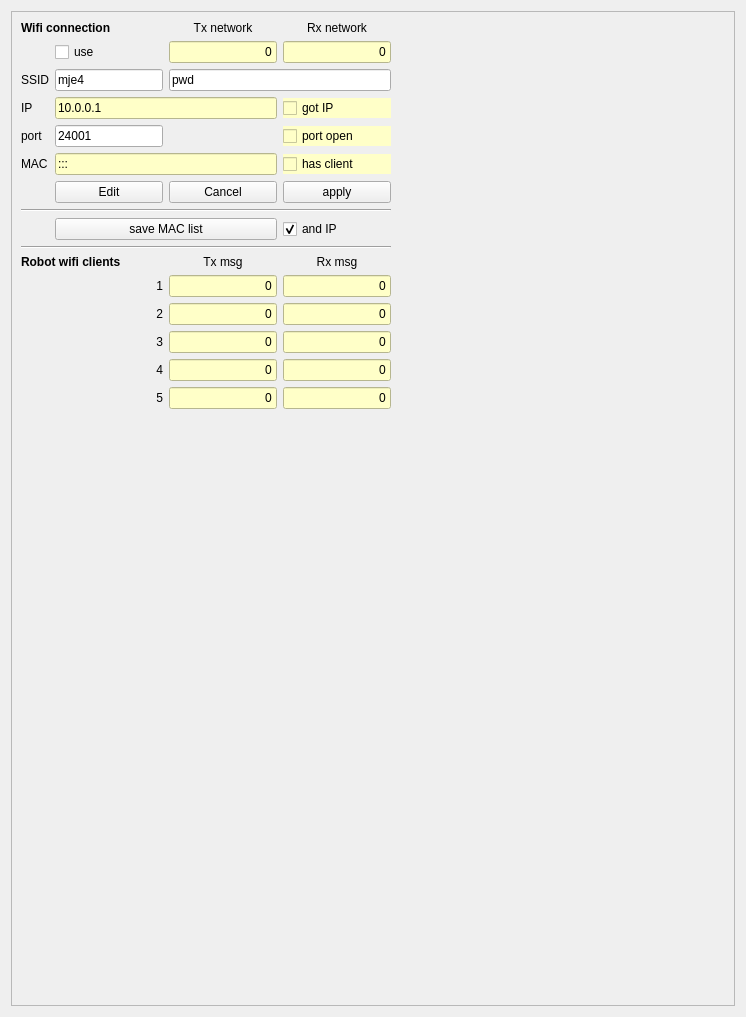
       <widget class="QWidget" name="tab_wifi">
        <attribute name="title">
         <string>Wifi</string>
        </attribute>
        <layout class="QVBoxLayout" name="verticalLayout_14">
         <item>
          <widget class="QFrame" name="frame_43">
           <property name="styleSheet">
            <string notr="true"/>
           </property>
           <property name="frameShape">
            <enum>QFrame::StyledPanel</enum>
           </property>
           <property name="frameShadow">
            <enum>QFrame::Raised</enum>
           </property>
           <layout class="QGridLayout" name="gridLayout_56">
            <item row="12" column="2">
             <widget class="QLabel" name="label_304">
              <property name="text">
               <string>Tx msg</string>
              </property>
              <property name="alignment">
               <set>Qt::AlignCenter</set>
              </property>
             </widget>
            </item>
            <item row="7" column="2">
             <widget class="QPushButton" name="wifi_cancel">
              <property name="toolTip">
               <string>&lt;html&gt;&lt;head/&gt;&lt;body&gt;&lt;p&gt;Revert to data from robot&lt;/p&gt;&lt;/body&gt;&lt;/html&gt;</string>
              </property>
              <property name="text">
               <string>Cancel</string>
              </property>
             </widget>
            </item>
            <item row="3" column="1" colspan="2">
             <widget class="QLineEdit" name="wifi_ip">
              <property name="toolTip">
               <string>&lt;html&gt;&lt;head/&gt;&lt;body&gt;&lt;p&gt;IP got from access point (read only)&lt;/p&gt;&lt;/body&gt;&lt;/html&gt;</string>
              </property>
              <property name="styleSheet">
               <string notr="true">background-color: rgb(255, 255, 200);</string>
              </property>
              <property name="text">
               <string>10.0.0.1</string>
              </property>
             </widget>
            </item>
            <item row="2" column="1">
             <widget class="QLineEdit" name="wifi_ssid">
              <property name="toolTip">
               <string>&lt;html&gt;&lt;head/&gt;&lt;body&gt;&lt;p&gt;wifi acces point to connect to (press &amp;quot;edit&amp;quot; before editing)&lt;/p&gt;&lt;p&gt;At DTU this should be &amp;quot;device&amp;quot;&lt;/p&gt;&lt;/body&gt;&lt;/html&gt;</string>
              </property>
              <property name="text">
               <string>mje4</string>
              </property>
             </widget>
            </item>
            <item row="17" column="2">
             <widget class="QLineEdit" name="wifi_client_4">
              <property name="styleSheet">
               <string notr="true">background-color: rgb(255, 255, 200);</string>
              </property>
              <property name="text">
               <string>0</string>
              </property>
              <property name="alignment">
               <set>Qt::AlignRight|Qt::AlignTrailing|Qt::AlignVCenter</set>
              </property>
              <property name="readOnly">
               <bool>true</bool>
              </property>
             </widget>
            </item>
            <item row="13" column="3">
             <widget class="QLineEdit" name="wifi_client_1_rx">
              <property name="autoFillBackground">
               <bool>false</bool>
              </property>
              <property name="styleSheet">
               <string notr="true">background-color: rgb(255, 255, 200);</string>
              </property>
              <property name="text">
               <string>0</string>
              </property>
              <property name="alignment">
               <set>Qt::AlignRight|Qt::AlignTrailing|Qt::AlignVCenter</set>
              </property>
              <property name="readOnly">
               <bool>true</bool>
              </property>
             </widget>
            </item>
            <item row="15" column="3">
             <widget class="QLineEdit" name="wifi_client_3_rx">
              <property name="styleSheet">
               <string notr="true">background-color: rgb(255, 255, 200);</string>
              </property>
              <property name="text">
               <string>0</string>
              </property>
              <property name="alignment">
               <set>Qt::AlignRight|Qt::AlignTrailing|Qt::AlignVCenter</set>
              </property>
              <property name="readOnly">
               <bool>true</bool>
              </property>
             </widget>
            </item>
            <item row="1" column="2">
             <widget class="QLineEdit" name="wifi_connection_tx">
              <property name="toolTip">
               <string>&lt;html&gt;&lt;head/&gt;&lt;body&gt;&lt;p&gt;This is message count by this client - on any interface.&lt;/p&gt;&lt;/body&gt;&lt;/html&gt;</string>
              </property>
              <property name="autoFillBackground">
               <bool>false</bool>
              </property>
              <property name="styleSheet">
               <string notr="true">background-color: rgb(255, 255, 200);</string>
              </property>
              <property name="text">
               <string>0</string>
              </property>
              <property name="alignment">
               <set>Qt::AlignRight|Qt::AlignTrailing|Qt::AlignVCenter</set>
              </property>
              <property name="readOnly">
               <bool>true</bool>
              </property>
             </widget>
            </item>
            <item row="14" column="2">
             <widget class="QLineEdit" name="wifi_client_2">
              <property name="styleSheet">
               <string notr="true">background-color: rgb(255, 255, 200);</string>
              </property>
              <property name="text">
               <string>0</string>
              </property>
              <property name="alignment">
               <set>Qt::AlignRight|Qt::AlignTrailing|Qt::AlignVCenter</set>
              </property>
              <property name="readOnly">
               <bool>true</bool>
              </property>
             </widget>
            </item>
            <item row="4" column="1">
             <widget class="QLineEdit" name="wifi_port">
              <property name="toolTip">
               <string>&lt;html&gt;&lt;head/&gt;&lt;body&gt;&lt;p&gt;Port number for client connections&lt;/p&gt;&lt;p&gt;This should normally not be changed (24001 is default value)&lt;/p&gt;&lt;/body&gt;&lt;/html&gt;</string>
              </property>
              <property name="text">
               <string>24001</string>
              </property>
             </widget>
            </item>
            <item row="6" column="3">
             <widget class="QCheckBox" name="wifi_sendAlive">
              <property name="enabled">
               <bool>true</bool>
              </property>
              <property name="toolTip">
               <string>&lt;html&gt;&lt;head/&gt;&lt;body&gt;&lt;p&gt;When using wifi connection, then this will be checked when messages are received from robot, i.e. there is an active client.&lt;/p&gt;&lt;/body&gt;&lt;/html&gt;</string>
              </property>
              <property name="styleSheet">
               <string notr="true">background-color: rgb(255, 255, 200);</string>
              </property>
              <property name="text">
               <string>has client</string>
              </property>
              <property name="checkable">
               <bool>true</bool>
              </property>
             </widget>
            </item>
            <item row="14" column="3">
             <widget class="QLineEdit" name="wifi_client_2_rx">
              <property name="styleSheet">
               <string notr="true">background-color: rgb(255, 255, 200);</string>
              </property>
              <property name="text">
               <string>0</string>
              </property>
              <property name="alignment">
               <set>Qt::AlignRight|Qt::AlignTrailing|Qt::AlignVCenter</set>
              </property>
              <property name="readOnly">
               <bool>true</bool>
              </property>
             </widget>
            </item>
            <item row="17" column="1">
             <widget class="QLabel" name="label_299">
              <property name="text">
               <string>4</string>
              </property>
              <property name="alignment">
               <set>Qt::AlignRight|Qt::AlignTrailing|Qt::AlignVCenter</set>
              </property>
             </widget>
            </item>
            <item row="6" column="1" colspan="2">
             <widget class="QLineEdit" name="wifi_mac">
              <property name="styleSheet">
               <string notr="true">background-color: rgb(255, 255, 200);</string>
              </property>
              <property name="text">
               <string>:::</string>
              </property>
              <property name="readOnly">
               <bool>true</bool>
              </property>
             </widget>
            </item>
            <item row="12" column="3">
             <widget class="QLabel" name="label_295">
              <property name="text">
               <string>Rx msg</string>
              </property>
              <property name="alignment">
               <set>Qt::AlignCenter</set>
              </property>
             </widget>
            </item>
            <item row="13" column="1">
             <widget class="QLabel" name="label_296">
              <property name="text">
               <string>1</string>
              </property>
              <property name="alignment">
               <set>Qt::AlignRight|Qt::AlignTrailing|Qt::AlignVCenter</set>
              </property>
             </widget>
            </item>
            <item row="9" column="4">
             <spacer name="horizontalSpacer_9">
              <property name="orientation">
               <enum>Qt::Horizontal</enum>
              </property>
              <property name="sizeHint" stdset="0">
               <size>
                <width>334</width>
                <height>20</height>
               </size>
              </property>
             </spacer>
            </item>
            <item row="2" column="2" colspan="2">
             <widget class="QLineEdit" name="wifi_pw">
              <property name="toolTip">
               <string>&lt;html&gt;&lt;head/&gt;&lt;body&gt;&lt;p&gt;At DTU the &amp;quot;device&amp;quot; SSID has no password (leave blank)&lt;/p&gt;&lt;p&gt;If the SSIF requires a password, enter it here.&lt;/p&gt;&lt;p&gt;After this, the password is replaced by &amp;quot;****&amp;quot;.&lt;/p&gt;&lt;p&gt;NB! if password is not blank, ten it need to be retyped before pressing &amp;quot;apply&amp;quot;.&lt;/p&gt;&lt;/body&gt;&lt;/html&gt;</string>
              </property>
              <property name="text">
               <string>pwd</string>
              </property>
             </widget>
            </item>
            <item row="18" column="1">
             <widget class="QLabel" name="label_300">
              <property name="text">
               <string>5</string>
              </property>
              <property name="alignment">
               <set>Qt::AlignRight|Qt::AlignTrailing|Qt::AlignVCenter</set>
              </property>
             </widget>
            </item>
            <item row="0" column="0" colspan="2">
             <widget class="QLabel" name="label_26">
              <property name="font">
               <font>
                <weight>75</weight>
                <bold>true</bold>
               </font>
              </property>
              <property name="text">
               <string>Wifi connection</string>
              </property>
             </widget>
            </item>
            <item row="13" column="2">
             <widget class="QLineEdit" name="wifi_client_1">
              <property name="autoFillBackground">
               <bool>false</bool>
              </property>
              <property name="styleSheet">
               <string notr="true">background-color: rgb(255, 255, 200);</string>
              </property>
              <property name="text">
               <string>0</string>
              </property>
              <property name="alignment">
               <set>Qt::AlignRight|Qt::AlignTrailing|Qt::AlignVCenter</set>
              </property>
              <property name="readOnly">
               <bool>true</bool>
              </property>
             </widget>
            </item>
            <item row="15" column="2">
             <widget class="QLineEdit" name="wifi_client_3">
              <property name="styleSheet">
               <string notr="true">background-color: rgb(255, 255, 200);</string>
              </property>
              <property name="text">
               <string>0</string>
              </property>
              <property name="alignment">
               <set>Qt::AlignRight|Qt::AlignTrailing|Qt::AlignVCenter</set>
              </property>
              <property name="readOnly">
               <bool>true</bool>
              </property>
             </widget>
            </item>
            <item row="18" column="2">
             <widget class="QLineEdit" name="wifi_client_5">
              <property name="styleSheet">
               <string notr="true">background-color: rgb(255, 255, 200);</string>
              </property>
              <property name="text">
               <string>0</string>
              </property>
              <property name="alignment">
               <set>Qt::AlignRight|Qt::AlignTrailing|Qt::AlignVCenter</set>
              </property>
              <property name="readOnly">
               <bool>true</bool>
              </property>
             </widget>
            </item>
            <item row="9" column="1" colspan="2">
             <widget class="QPushButton" name="wifi_save_MAC_list">
              <property name="toolTip">
               <string>&lt;html&gt;&lt;head/&gt;&lt;body&gt;&lt;p&gt;Save a textfile (regbot_mac.txt) with all known MAC ID's&lt;br/&gt;in the form&lt;br/&gt;&amp;quot;robotname number (IP) MAC&amp;quot;&lt;br/&gt;- IP only if selected&lt;/p&gt;&lt;p&gt;like:&lt;br/&gt;Vigga 37 192.168.2.101 5c:cf:7f:07:0e:1c&lt;/p&gt;&lt;p&gt;&lt;br/&gt;&lt;/p&gt;&lt;/body&gt;&lt;/html&gt;</string>
              </property>
              <property name="text">
               <string>save MAC list</string>
              </property>
             </widget>
            </item>
            <item row="0" column="3">
             <widget class="QLabel" name="label_301">
              <property name="text">
               <string>Rx network</string>
              </property>
              <property name="alignment">
               <set>Qt::AlignCenter</set>
              </property>
             </widget>
            </item>
            <item row="7" column="1">
             <widget class="QPushButton" name="wifi_edit">
              <property name="toolTip">
               <string>&lt;html&gt;&lt;head/&gt;&lt;body&gt;&lt;p&gt;Enables edit of use, SSID, password and port number.&lt;/p&gt;&lt;/body&gt;&lt;/html&gt;</string>
              </property>
              <property name="text">
               <string>Edit</string>
              </property>
             </widget>
            </item>
            <item row="17" column="3">
             <widget class="QLineEdit" name="wifi_client_4_rx">
              <property name="styleSheet">
               <string notr="true">background-color: rgb(255, 255, 200);</string>
              </property>
              <property name="text">
               <string>0</string>
              </property>
              <property name="alignment">
               <set>Qt::AlignRight|Qt::AlignTrailing|Qt::AlignVCenter</set>
              </property>
              <property name="readOnly">
               <bool>true</bool>
              </property>
             </widget>
            </item>
            <item row="0" column="2">
             <widget class="QLabel" name="label_305">
              <property name="text">
               <string>Tx network</string>
              </property>
              <property name="alignment">
               <set>Qt::AlignCenter</set>
              </property>
             </widget>
            </item>
            <item row="10" column="0" colspan="4">
             <widget class="Line" name="line_6">
              <property name="orientation">
               <enum>Qt::Horizontal</enum>
              </property>
             </widget>
            </item>
            <item row="3" column="0">
             <widget class="QLabel" name="label_289">
              <property name="text">
               <string>IP</string>
              </property>
             </widget>
            </item>
            <item row="18" column="3">
             <widget class="QLineEdit" name="wifi_client_5_rx">
              <property name="styleSheet">
               <string notr="true">background-color: rgb(255, 255, 200);</string>
              </property>
              <property name="text">
               <string>0</string>
              </property>
              <property name="alignment">
               <set>Qt::AlignRight|Qt::AlignTrailing|Qt::AlignVCenter</set>
              </property>
              <property name="readOnly">
               <bool>true</bool>
              </property>
             </widget>
            </item>
            <item row="15" column="1">
             <widget class="QLabel" name="label_298">
              <property name="styleSheet">
               <string notr="true"/>
              </property>
              <property name="text">
               <string>3</string>
              </property>
              <property name="alignment">
               <set>Qt::AlignRight|Qt::AlignTrailing|Qt::AlignVCenter</set>
              </property>
             </widget>
            </item>
            <item row="3" column="3">
             <widget class="QCheckBox" name="wifi_got_ip">
              <property name="toolTip">
               <string>&lt;html&gt;&lt;head/&gt;&lt;body&gt;&lt;p&gt;Got IP from wifi access point (read only)&lt;/p&gt;&lt;/body&gt;&lt;/html&gt;</string>
              </property>
              <property name="styleSheet">
               <string notr="true">background-color: rgb(255, 255, 200);</string>
              </property>
              <property name="text">
               <string>got IP</string>
              </property>
             </widget>
            </item>
            <item row="4" column="0">
             <widget class="QLabel" name="label_293">
              <property name="text">
               <string>port</string>
              </property>
             </widget>
            </item>
            <item row="14" column="1">
             <widget class="QLabel" name="label_297">
              <property name="text">
               <string>2</string>
              </property>
              <property name="alignment">
               <set>Qt::AlignRight|Qt::AlignTrailing|Qt::AlignVCenter</set>
              </property>
             </widget>
            </item>
            <item row="12" column="0" colspan="2">
             <widget class="QLabel" name="label_37">
              <property name="font">
               <font>
                <weight>75</weight>
                <bold>true</bold>
               </font>
              </property>
              <property name="text">
               <string>Robot wifi clients</string>
              </property>
             </widget>
            </item>
            <item row="1" column="1">
             <widget class="QCheckBox" name="wifi_use">
              <property name="toolTip">
               <string>&lt;html&gt;&lt;head/&gt;&lt;body&gt;&lt;p&gt;When disabled, wifi (8266 module on regbot) enters sleep mode.&lt;/p&gt;&lt;p&gt;To enter sleep mode:&lt;br/&gt;click &amp;quot;edit&amp;quot;&lt;br/&gt;un-check this &amp;quot;use&amp;quot;&lt;br/&gt;click &amp;quot;apply&amp;quot;&lt;/p&gt;&lt;p&gt;To exit from sleep mode:&lt;br/&gt;click &amp;quot;edit&amp;quot;&lt;br/&gt;check this &amp;quot;use&amp;quot;&lt;br/&gt;optionally change SSID and password&lt;br/&gt;click &amp;quot;apply&amp;quot;&lt;/p&gt;&lt;p&gt;click &amp;quot;save to flash&amp;quot; to make wifi active after sleep mode.&lt;br/&gt;reboot (power cycle)&lt;/p&gt;&lt;/body&gt;&lt;/html&gt;</string>
              </property>
              <property name="text">
               <string>use</string>
              </property>
             </widget>
            </item>
            <item row="9" column="3">
             <widget class="QCheckBox" name="wifi_and_save_IP">
              <property name="enabled">
               <bool>true</bool>
              </property>
              <property name="toolTip">
               <string>&lt;html&gt;&lt;head/&gt;&lt;body&gt;&lt;p&gt;save also IP to regbot_mac.txt file&lt;br/&gt;(probably not relevant) &lt;/p&gt;&lt;/body&gt;&lt;/html&gt;</string>
              </property>
              <property name="text">
               <string>and IP</string>
              </property>
              <property name="checkable">
               <bool>true</bool>
              </property>
              <property name="checked">
               <bool>true</bool>
              </property>
             </widget>
            </item>
            <item row="6" column="0">
             <widget class="QLabel" name="label_292">
              <property name="text">
               <string>MAC</string>
              </property>
             </widget>
            </item>
            <item row="7" column="3">
             <widget class="QPushButton" name="wifi_apply">
              <property name="text">
               <string>apply</string>
              </property>
             </widget>
            </item>
            <item row="2" column="0">
             <widget class="QLabel" name="label_276">
              <property name="text">
               <string>SSID</string>
              </property>
             </widget>
            </item>
            <item row="8" column="0" colspan="4">
             <widget class="Line" name="line_7">
              <property name="orientation">
               <enum>Qt::Horizontal</enum>
              </property>
             </widget>
            </item>
            <item row="1" column="3">
             <widget class="QLineEdit" name="wifi_connection_rx">
              <property name="toolTip">
               <string>&lt;html&gt;&lt;head/&gt;&lt;body&gt;&lt;p&gt;This is message count by this client - on any interface.&lt;/p&gt;&lt;/body&gt;&lt;/html&gt;</string>
              </property>
              <property name="autoFillBackground">
               <bool>false</bool>
              </property>
              <property name="styleSheet">
               <string notr="true">background-color: rgb(255, 255, 200);</string>
              </property>
              <property name="text">
               <string>0</string>
              </property>
              <property name="alignment">
               <set>Qt::AlignRight|Qt::AlignTrailing|Qt::AlignVCenter</set>
              </property>
              <property name="readOnly">
               <bool>true</bool>
              </property>
             </widget>
            </item>
            <item row="4" column="3">
             <widget class="QCheckBox" name="wifi_port_open">
              <property name="enabled">
               <bool>true</bool>
              </property>
              <property name="toolTip">
               <string>&lt;html&gt;&lt;head/&gt;&lt;body&gt;&lt;p&gt;Ready for client connection (read only)&lt;/p&gt;&lt;/body&gt;&lt;/html&gt;</string>
              </property>
              <property name="styleSheet">
               <string notr="true">background-color: rgb(255, 255, 200);</string>
              </property>
              <property name="text">
               <string>port open</string>
              </property>
              <property name="checkable">
               <bool>true</bool>
              </property>
             </widget>
            </item>
            <item row="19" column="2">
             <spacer name="verticalSpacer_7">
              <property name="orientation">
               <enum>Qt::Vertical</enum>
              </property>
              <property name="sizeHint" stdset="0">
               <size>
                <width>20</width>
                <height>587</height>
               </size>
              </property>
             </spacer>
            </item>
           </layout>
          </widget>
         </item>
        </layout>
       </widget>
